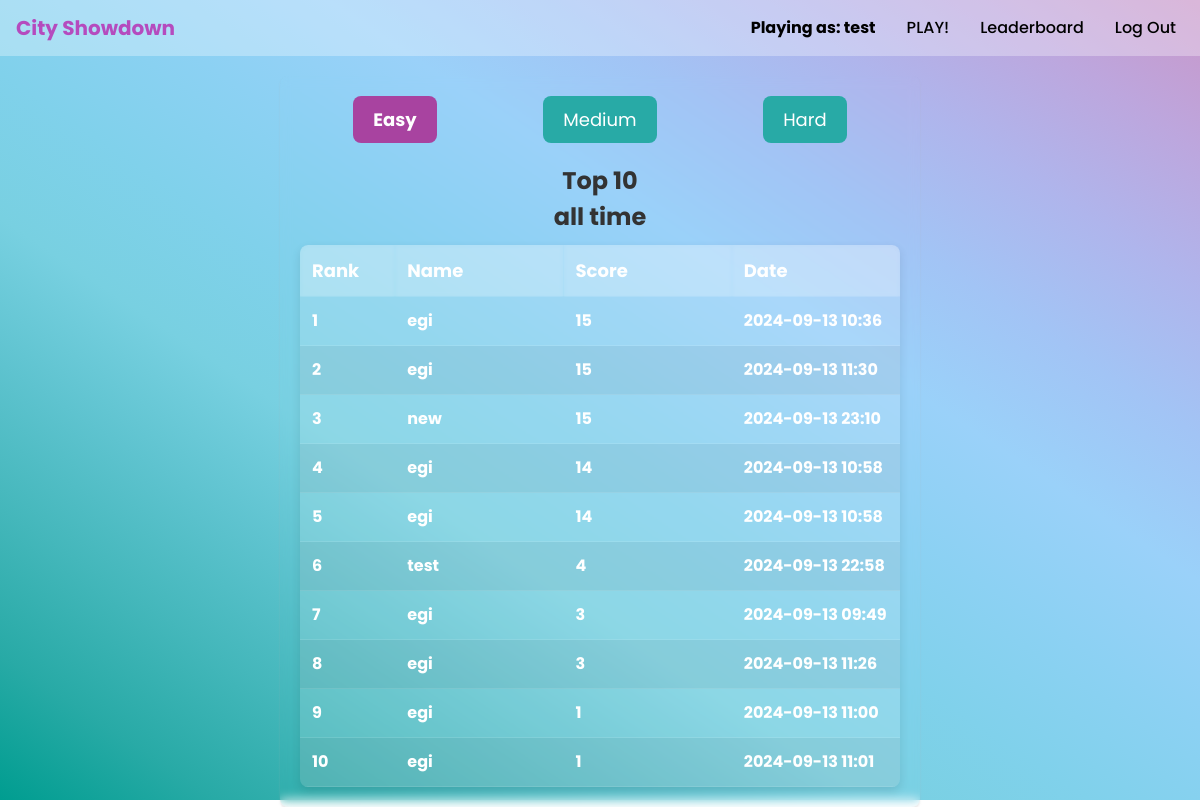
Screenshot of /leaderboard/easy (signed in) with the database file from the repository.
### cityshowdown/models.py (models this page shows, shortened)
class User(AbstractUser):
    groups = models.ManyToManyField(
        Group,
        related_name='cityshowdown_user_set',  # Custom related name
        blank=True,
        help_text='The groups this user belongs to.',
        verbose_name='groups'
    )
    user_permissions = models.ManyToManyField(
        Permission,
        related_name='cityshowdown_user_permissions_set',  # Custom related name
        blank=True,
        help_text='Specific permissions for this user.',
        verbose_name='user permissions'
    )

class Game(models.Model):
    player = models.ForeignKey(User, on_delete=models.CASCADE ,related_name='player')
    score = models.PositiveIntegerField()
    difficulty = models.CharField(max_length=50, choices=DIFFICULTIES)
    date = models.DateTimeField(auto_now_add=True)

### cityshowdown/views.py (the view)
# urls.py: path("leaderboard/<str:difficulty>", views.leaderboard_view, name="leaderboard"),
def leaderboard_view(request, difficulty):
    games = Game.objects.filter(difficulty=difficulty, score__gt=0).order_by('-score')[0:10]
    return render(request, "showdown/leaderboard.html", {
        "games": games,
        "difficulty": difficulty
        })

### cityshowdown/templates/showdown/leaderboard.html (shortened to what this page needs)
{% extends "showdown/layout.html" %}
{% block body_class %}leaderboard-page{% endblock %}
{% block body %}
    <div class="result-difficulty-buttons">
        <form action="{% url 'leaderboard' difficulty='easy' %}" method="get" class="difficulty-form">
            <input type="submit" class="result-difficulty-button {% if difficulty == 'easy' %}active{% endif %}" value="Easy" />
        </form>
        <form action="{% url 'leaderboard' difficulty='medium' %}" method="get" class="difficulty-form">
            <input type="submit" class="result-difficulty-button {% if difficulty == 'medium' %}active{% endif %}" value="Medium" />
        </form>
        <form action="{% url 'leaderboard' difficulty='hard' %}" method="get" class="difficulty-form">
            <input type="submit" class="result-difficulty-button {% if difficulty == 'hard' %}active{% endif %}" value="Hard" />
        </form>
    </div>
    <div id="leaderboard-text">Top 10 <br/>all time</div>
    <div class="leaderboard-table">
        <table>
            <thead>
                <tr>
                    <th>Rank</th>
                    <th>Name</th>
                    <th>Score</th>
                    <th>Date</th>
                </tr>
            </thead>
            <tbody>
                {% for game in games %}
                <tr>
                    <td>{{ forloop.counter }}</td>
                    <td>{{ game.player.username }}</td>
                    <td>{{ game.score }}</td>
                    <td>{{ game.date|date:"Y-m-d H:i" }}</td>
                </tr>
                {% empty %}
                <tr>
                    <td colspan="4">No results found for this difficulty.</td>
                </tr>
                {% endfor %}
            </tbody>
        </table>
    </div>
{% endblock %}

### cityshowdown/templates/showdown/layout.html (shortened to what this page needs)
{% load static %}
<!DOCTYPE html>
<html lang="en">
<head>
    <link rel="stylesheet" href="https://stackpath.bootstrapcdn.com/bootstrap/4.4.1/css/bootstrap.min.css">
    <link href="{% static 'showdown/styles.css' %}" rel="stylesheet">
    <link href="{% static 'showdown/animation.css' %}" rel="stylesheet">
</head>
<body class="{% block body_class %}{% endblock %}">
    <nav class="navbar navbar-expand-lg custom-navbar">
        <a class="navbar-brand" href="{% url 'index' %}">City Showdown</a>
        <div class="collapse navbar-collapse" id="navbarNav">
            <ul class="navbar-nav ml-auto">
                {% if user.is_authenticated %}
                    <li class="nav-item" id="playing-username">
                        <a class="nav-link" href=#><strong>Playing as: {{ request.user.username }}</strong></a>
                    </li>
                {% endif %}
                <li class="nav-item">
                    <a class="nav-link" href="{% url 'index' %}">PLAY!</a>
                </li>
                <li class="nav-item">
                    <a class="nav-link" href="{% url 'leaderboard' 'easy' %}">Leaderboard</a>
                </li>
                {% if user.is_authenticated %}
                    <li class="nav-item">
                        <a class="nav-link" href="{% url 'logout' %}">Log Out</a>
                    </li>
                {% endif %}
            </ul>
        </div>
    </nav>
    <div class="body">
        {% block body %}
        {% endblock %}
    </div>
</body>
</html>

### cityshowdown/static/showdown/styles.css (style rules this page uses)
body { font-family: 'Poppins', sans-serif; background-image: linear-gradient(to left bottom, #c997c9, #bda6dd, #afb5ec, #a2c4f5, #9ad1f9, #8cd1f3, #80d1eb, #78d0e1, #5ec3cf, #44b7bb, #28aaa6, #009d90); height: 100vh; width: 100vw; background-size: cover; background-position: center; background-repeat: no-repeat; margin: 0; padding: 0; overflow-x: hidden; }
.body { margin: 20px auto; width: 90%; background: rgba(255, 255, 255, 0.1); border-radius: 16px; box-shadow: 0 4px 30px rgba(0, 0, 0, 0.12); backdrop-filter: blur(5.1px); -webkit-backdrop-filter: blur(5.1px); padding: 20px; border-radius: 8px; box-shadow: 0 2px 2px rgba(187, 187, 187, 0.3); }
.leaderboard-page .body { width: 80vh; background: rgba(255, 255, 255, 0); }
a { color: #ac1db9; text-decoration: none; }
.custom-navbar { background-color: rgba(255, 255, 255, 0.3); }
.custom-navbar .navbar-brand { color: #b54bbe; font-weight: bold; }
.custom-navbar .nav-link { color: #000000; font-weight: 500; margin-left: 15px; }
.result-difficulty-buttons { display: flex; justify-content: space-around; margin-bottom: 20px; }
.result-difficulty-button { background-color: #28aaa6; border: none; color: white; padding: 10px 20px; font-size: 18px; border-radius: 8px; cursor: pointer; transition: background-color 0.3s ease; }
.result-difficulty-button.active { background-color: #a843a0; font-weight: bold; cursor: not-allowed; }
table { width: 100%; border-collapse: collapse; background: rgba(255, 255, 255, 0.1); border-radius: 8px; backdrop-filter: blur(5px); -webkit-backdrop-filter: blur(5px); box-shadow: 0 4px 10px rgba(0, 0, 0, 0.1); overflow: hidden; }
th, td { padding: 12px; text-align: left; border-bottom: 1px solid rgba(255, 255, 255, 0.1); color: #ffffff; font-weight: bolder; }
th { background-color: rgba(255, 255, 255, 0.2); color: white; font-size: 18px; backdrop-filter: blur(2px); -webkit-backdrop-filter: blur(2px); }
td { font-size: 16px; background: rgba(255, 255, 255, 0.05); }
tr:nth-child(even) { background-color: rgba(255, 255, 255, 0.1); }
th:nth-child(1), td:nth-child(1) { width: 10%; }
th:nth-child(2), td:nth-child(2) { width: 20%; }
th:nth-child(3), td:nth-child(3) { width: 20%; }
th:nth-child(4), td:nth-child(4) { width: 20%; }
tr:nth-child(even) { background-color: rgba(0, 0, 0, 0.05); }
#leaderboard-text { margin-top: 20px; font-size: 3vh; font-weight: bold; text-align: center; margin: 10px; color: #333; }
@media (max-width: 1200px) { .body { width: 95%; } }

### rows the page displays
User: user.username "test"
Game: player.username "egi", score "15", date "2024-09-13 10:36"
Game: player.username "egi", score "15", date "2024-09-13 11:30"
Game: player.username "new", score "15", date "2024-09-13 23:10"
Game: player.username "egi", score "14", date "2024-09-13 10:58"
Game: player.username "egi", score "14", date "2024-09-13 10:58"
Game: player.username "test", score "4", date "2024-09-13 22:58"
Game: player.username "egi", score "3", date "2024-09-13 09:49"
Game: player.username "egi", score "3", date "2024-09-13 11:26"
Game: player.username "egi", score "1", date "2024-09-13 11:00"
Game: player.username "egi", score "1", date "2024-09-13 11:01"
